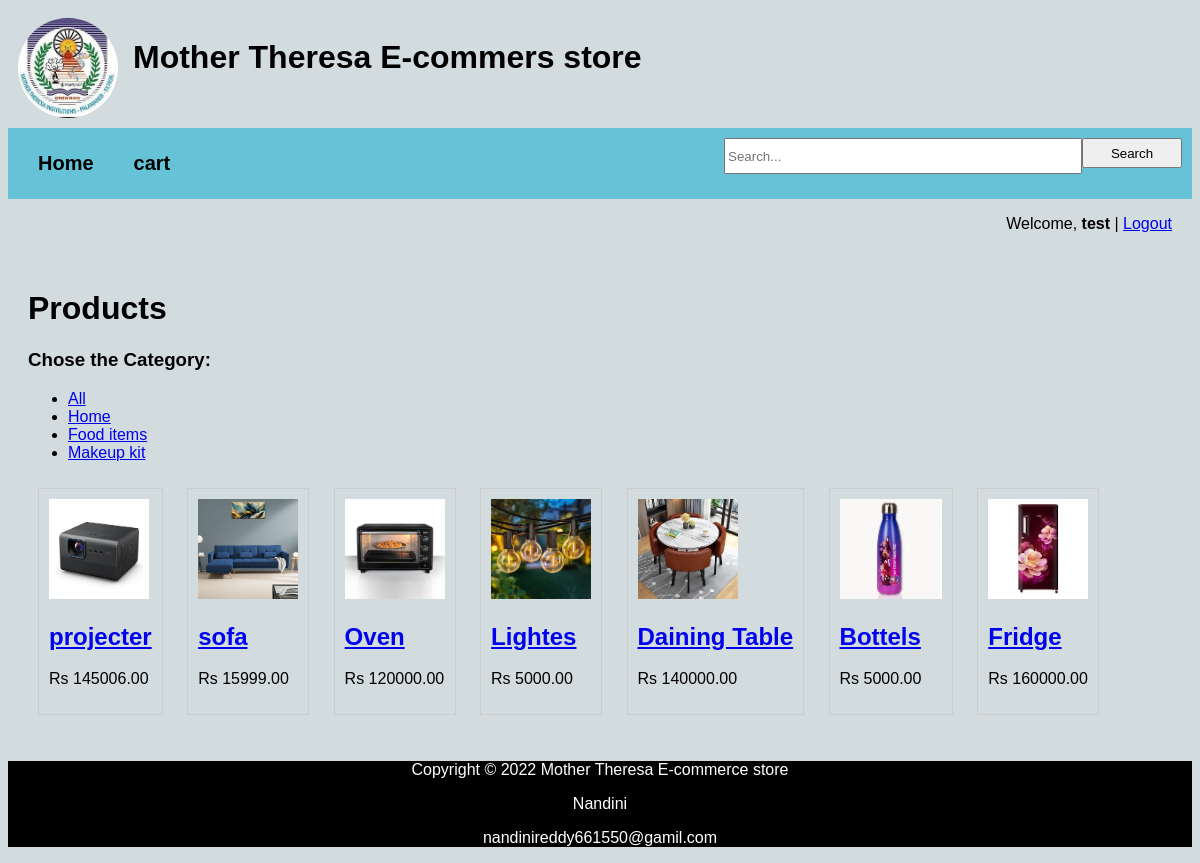
The app's page /product_list?category=4 (signed in) with its own data.
### catalog/models.py (models this page shows, shortened)
class Category(models.Model):
    name = models.CharField(max_length=100)

class Product(models.Model):
    name = models.CharField(max_length=100)
    description = models.TextField()
    price = models.DecimalField(max_digits=8, decimal_places=2)
    image = models.ImageField(upload_to='products/', blank=True, null=True)
    category = models.ForeignKey(Category, on_delete=models.CASCADE, related_name='products',null=True, blank=True)

### catalog/views.py (the view)
# urls.py: path('product_list', views.product_list, name='product_list'),
def product_list(request):
    category_id = request.GET.get('category')
    query = request.GET.get('q')
    products = Product.objects.all()
    if category_id:
        products = products.filter(category_id=category_id)
    if query:
        products = products.filter(name__icontains=query)
    categories = Category.objects.all()
    return render(request, 'product_list.html', {'products': products, 'categories': categories})

### catalog/templates/product_list.html (shortened to what this page needs)
{% extends 'base.html' %}
{% block content %}
<!DOCTYPE html>
<html>
<head>
</head>
<body bgcolor="skyblue">
    <h1>Products</h1>
<h3>Chose the  Category:</h3>
<ul>
    <li><a href="/">All</a></li>
    {% for category in categories %}
        <li><a href="?category={{ category.id }}">{{ category.name }}</a></li>
    {% endfor %}
</ul>
{% for product in products %}
    <div class="product">
        {% if product.image %}
            <img src="{{ product.image.url }}" alt="{{ product.name }}" "width=100px height=100px">
        {% endif %}
        <h2><a href="{% url 'product_detail' product.pk %}">{{ product.name }}</a></h2>
        <p>Rs {{ product.price }}</p>
    </div>
{% endfor %}
</body>
</html>
{% endblock %}

### catalog/templates/base.html (shortened to what this page needs)
{% load static %}
<!DOCTYPE html>
<html>
<head>
</head>
<body>
    <div class="logo">
        <img src="{% static 'img/college.jpg' %}" align="left">
        <h1>Mother Theresa E-commers store</h1>
    </div>
    <form method="get" class="name">
    <div class="navbar">
        <div class="Search">
            <input type="text" name="q" placeholder="Search..." value="{{ request.GET.q }}"><br>
            <button type="submit">Search</button>
        </div>
        <a href="{% url 'product_list' %}">Home</a>
        <a href="{% url 'view_cart' %}">cart</a>
    </div>
    </form>
    {% if user.is_authenticated %}
        <p style="text-align: right; padding-right: 20px;">
            Welcome, <strong>{{ user.username }}</strong> |
            <a href="{% url 'logout' %}" class="btn btn-danger">Logout</a>
        </p>
    {% else %}
        <p style="text-align: right; padding-right: 20px;">
            <a href="{% url 'login' %}">Login</a> | <a href="{% url 'signup' %}">Register</a>
        </p>
    {% endif %}
    <div class="content">
        {% block content %}
        {% endblock %}
    </div>
    <div class="foot">
        <footer>
            <p>Copyright &copy; 2022 Mother Theresa E-commerce store</p>
            <p>Nandini</p>
            <p>nandinireddy661550@gamil.com</p>
        </footer>
    </div>
</body>
</html>

### catalog/templates/base.html (style rules this page uses)
body { font-family: Arial, sans-serif; background-color: rgb(210, 219, 221); }
img { max-width: 150px; }
.name { font-size: 20px; font-weight: bold; color: #000; justify-content: right; }
.product { border: 1px solid #ccc; padding: 10px; margin: 10px; display: inline-block; }
.logo { display: flex; flex-direction: row; justify-content: left; gap: 15px; padding: 10px; }
.logo img { align-items: flex-start; width: 100px; height: 100px; border-radius: 50%; }
.Search { display: flex; flex-direction: row; float: right; }
.Search input { width: 350px; height: 30px; }
.Search button { width: 100px; height: 30px; padding: ; }
.navbar { background-color: #66c3d7; overflow: hidden; padding: 10px; }
.navbar a { float: left; color: rgb(0, 0, 0); padding: 14px 20px; text-decoration: none; }
.content { padding: 20px; }
.foot { background-color: #000000; text-align: center; }
.foot p { color: #ffffff; }

### records on screen
Category: name "Home"
Category: name "Food items"
Category: name "Makeup kit"
Product: image (picture), name "projecter", price "145006.00"
Product: image (picture), name "sofa", price "15999.00"
Product: image (picture), name "Oven", price "120000.00"
Product: image (picture), name "Lightes", price "5000.00"
Product: image (picture), name "Daining Table", price "140000.00"
Product: image (picture), name "Bottels", price "5000.00"
Product: image (picture), name "Fridge", price "160000.00"

### other values on screen
{{ user.username }} "test"
